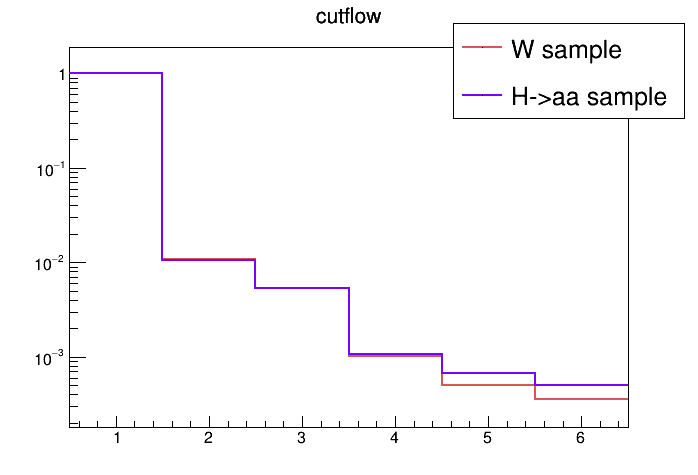

This chart was generated by the following Python code:
import visualization
import physics
import ROOT as root 

LAYERS_Y=[[6001.0, 6004.0],  [6104.0, 6107.0]]
 												 	

box_lims = [[-5000., 5000.], [5900.0, 9000.0], [6900., 17100.]]

def inside_box(x, y, z):
	if box_lims[0][0] < x and box_lims[0][1] > x:
		if box_lims[1][0] < y and box_lims[1][1] > y:
			if box_lims[2][0] < z and box_lims[2][1] > z:
				return True

	return False

tracking1_file_name = "../tracker_files/w/statistics0.root" 
tracking2_file_name = "../tracker_files/w/statistics1.root"



total_passed_cuts = 0

def in_layer(y_val):
	for n in range(len(LAYERS_Y)):
		_min = LAYERS_Y[n][0]
		_max = LAYERS_Y[n][1]
		if (y_val > _min) and (y_val < _max):
			return n 

	return 99

store = [0, 0, 0, 0, 0, 0, 0]
real_total = 0.0

files = [tracking1_file_name, tracking2_file_name]#], tracking3_file_name, tracking4_file_name]
plots = [root.TH1D("file1", "cutflow", 6, 0.5, 6.5), root.TH1D("file2", "cutflow", 6, 0.5, 6.5), root.TH1D("file3", "cutflow", 6, 0.5, 6.5), root.TH1D("file4", "cutflow", 5, 0.5, 5.5)]

c1 = root.TCanvas("c1")
for i in range(len(files)):

	file = files[i]
	tracking_file = root.TFile.Open(file)
	tree = tracking_file.Get("integral_tree")

	passed = [0, 0, 0, 0, 0, 0, 0]
	total = 0.0
	for event_number in range(int(tree.GetEntries())):
		total += 1.0
		real_total += 1.
		passed[0] += 1
		tree.GetEntry(event_number)

	#we can add some cuts here if we would like
		if (tree.NumTracks < 2):
			continue

		passed[1] += 1


		if not (tree.NumVertices >= 1):
			continue


		passed[2] += 1

		bottom_layer = False
		for hitn in range(len(tree.Digi_y)):
			y_ind = in_layer(tree.Digi_y[hitn])
			if y_ind < 2:
				bottom_layer = True
				continue

		if bottom_layer:
			continue

		passed[3] += 1

		## expected hits in bottom layer!!!
		## 
		
		close_to_ip = False
		for n in range(len(tree.track_ipDistance)):
			if (tree.track_ipDistance[n] < 350.):
				close_to_ip = True

		if close_to_ip:
			continue

		passed[4] += 1
		

		expect_hit = False
		for trn in range(len(tree.Track_x0)):
			dy = 6510.0 - tree.Track_y0[trn] 
			x1 = tree.Track_velX[trn]*dy/tree.Track_velY[trn] + tree.Track_x0[trn]
			z1 = tree.Track_velZ[trn]*dy/tree.Track_velY[trn] + tree.Track_z0[trn]
			if inside_box(x1, 6107.0, z1):
				expect_hit = True
				continue

		if not expect_hit:
			continue


		passed[5] += 1
	

		

	


	#if tree.Vertex_cosOpeningAngle[0] < 0.93:
	#	continue

	print(file)
	print(total)
	print(passed)
	print([x/total for x in passed])
	
#	print("********")
#	print(real_total)

	for kk in range(len(passed)):
		store[kk] += passed[kk]

#	print([x/real_total for x in store])

	for j in range(len(passed)):
		plots[i].SetBinContent(j+1, float(passed[j])/total)
	plots[i].SetLineColor(50+2*i)
	plots[i].SetLineWidth(2)
	
	if i == 0:
		plots[i].Draw()
	else:
		plots[i].Draw("SAME")


legend = root.TLegend(0.65, 0.75, 0.98, 0.95)
legend.AddEntry(plots[0], "W sample")
legend.AddEntry(plots[1], "H->aa sample")

legend.Draw("SAME")
c1.SetLogy()
c1.Print("cutflow.png", ".png")


		
